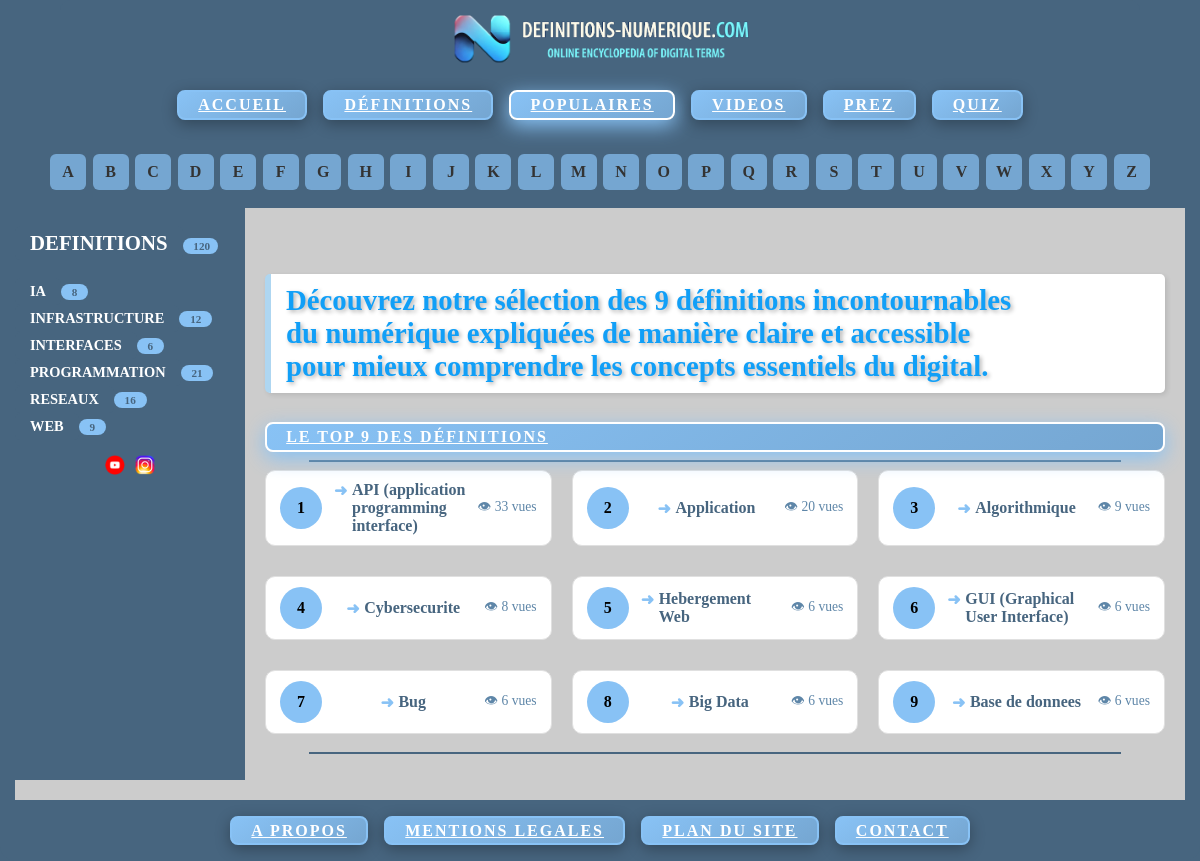
The app's page /populaires.php with its own data.
### tables this page shows
CREATE TABLE `categorie` (
  `catid` int(10) NOT NULL,
  `catnom` varchar(100) NOT NULL
);

CREATE TABLE `definition` (
  `defid` int(11) NOT NULL,
  `deflettre` varchar(1) NOT NULL,
  `deftitre` varchar(100) NOT NULL,
  `definition` varchar(1000) NOT NULL,
  `defauteur` varchar(100) NOT NULL,
  `defdate` date NOT NULL,
  `valider` int(1) NOT NULL DEFAULT '2',
  `defemail` varchar(100) NOT NULL,
  `nb_vue` int(100) NOT NULL DEFAULT '0'
);

### populaires.php (the view, shortened to what this page needs)
<!DOCTYPE html>
<html lang="fr">
<head>
    <link rel="stylesheet" href="style.css" />
</head>
<body>
    <div class="bandeaudiv">
        <?php include "bandeau.php"; ?>
    </div>
    <div class="search-alpha-wrapper"><div class="lettresdiv">
        <?php include "lettres.php"; ?>
    </div>
    <div class="homediv">
        <div class="container">
            <div class="home">
                <div class="gauche">
                    <?php include "gauche.php"; ?>
                </div>
                <div class="droite">
                    <div class="controls">
                        <br>    <h3>Découvrez notre sélection des 9 définitions incontournables <br>
                        du numérique expliquées de manière claire et accessible<br> pour mieux comprendre les concepts essentiels du digital.</h3>
                        <a href="populaires.php" id="boutonHaut4" class="menu-button">Le TOP 9 des définitions</a>
                        <hr>
                        <?php
                        $conn = new mysqli($_ENV['DB_SERVERNAME'], $_ENV['DB_USERNAME'], $_ENV['DB_PASSWORD'], $_ENV['DB_NAME']);
	$conn->set_charset("utf8mb4");
                        $sql = "SELECT deftitre, defid, nb_vue FROM definition ORDER BY nb_vue DESC LIMIT 9";
                        $result = $conn->query($sql);
                        $compteur = 0;
                        if ($result->num_rows > 0) {
                            $definitions = [];
                            while ($row = $result->fetch_assoc()) {
                                $definitions[] = $row;
                            }
                         echo '<div class="definition-container">';
foreach ($definitions as $definition) {
    $compteur++;
    echo '<div class="related-item">';
        echo '<span class="compteur-class">' . $compteur . '</span>';
        echo '<a href="affichedef.php?defid=' . urlencode($definition['defid']) . '" class="related-line">';
            echo '<span class="related-title">' . htmlspecialchars($definition['deftitre']) . '</span>';
        echo '</a>';
        echo '<span class="related-meta">';
            echo '👁 ' . (int)$definition['nb_vue'] . ' vues ';
        echo '</span>';
    echo '</div>';
}
echo '</div>';
                            echo '</div>';
                        } else {
                            echo "<p>Aucune définition trouvée.</p>";
                        }
                        ?>
                        <hr>
                        <br>
                    </div>
                </div>
            </div>
        </div>
    </div>
    <div class="footerdiv">
        <?php include "footer.php"; ?>
    </div>
</body>
</html>

### gauche.php (shortened to what this page needs)
<?php
$conn = new mysqli($_ENV['DB_SERVERNAME'], $_ENV['DB_USERNAME'], $_ENV['DB_PASSWORD'], $_ENV['DB_NAME']);
	$conn->set_charset("utf8mb4");
$conn2 = new mysqli($_ENV['DB_SERVERNAME'], $_ENV['DB_USERNAME'], $_ENV['DB_PASSWORD'], $_ENV['DB_NAME']);
	$conn2->set_charset("utf8mb4");
   printf ("<br><a href='definitions.php' class='rubriqueDEF'>DEFINITIONS</a>");
if ($result3 = mysqli_query($conn, "SELECT COUNT(*) as total from definition"))
{
    while ($row3 = $result3->fetch_assoc())
	{
        		printf ("<span class='styled-span'> %s </span><br><br>", $row3['total']);
 	 }
  }
else
		{
		}
if ($result = mysqli_query($conn, "SELECT * from categorie ORDER BY catnom "))
{
    while ($row = $result->fetch_assoc())
	{
        printf ("<a href='categoriedetail.php?catid=%s' class='rubrique'>%s</a>", $row['catid'], $row['catnom']);
		$catid = intval($row['catid']);
		$sql2="SELECT COUNT(*) as total FROM lien WHERE catid=" . $catid;
		if ($result2 = mysqli_query($conn2,$sql2 ))
		{
			while ($row2 = $result2->fetch_assoc())
			{
				printf ("<span class='styled-span'> %s </span>&nbsp;&nbsp;&nbsp;<br>", $row2['total']);
			}
		}
		else
		{
		}
	}
}
?>
        <div class="reseau-container">
            <div class="reseau-item">
                <a href="https://youtube.com/@definitionsnumerique" target="_blank">
				<img src="y.png" class="imageRéseaux"></a>
                <a href="https://instagram.com/definitionsnumerique" target="_blank">
				<img src="i.png" class="imageRéseaux"></a>
            </div>
        </div>

### records on screen
categorie: catnom "IA", total "8"
categorie: catnom "INFRASTRUCTURE", total "12"
categorie: catnom "INTERFACES", total "6"
categorie: catnom "PROGRAMMATION", total "21"
categorie: catnom "RESEAUX", total "16"
categorie: catnom "WEB", total "9"
definition: deftitre "API (application programming interface)", nb_vue "33"
definition: deftitre "Application", nb_vue "20"
definition: deftitre "Algorithmique", nb_vue "9"
definition: deftitre "Cybersecurite", nb_vue "8"
definition: deftitre "Hebergement Web", nb_vue "6"
definition: deftitre "GUI (Graphical User Interface)", nb_vue "6"
definition: deftitre "Bug", nb_vue "6"
definition: deftitre "Big Data", nb_vue "6"
definition: deftitre "Base de donnees", nb_vue "6"

### other values on screen
$lettre "A"
$lettre "B"
$lettre "C"
$lettre "D"
$lettre "E"
$lettre "F"
$lettre "G"
$lettre "H"
$lettre "I"
$lettre "J"
$lettre "K"
$lettre "L"
$lettre "M"
$lettre "N"
$lettre "O"
